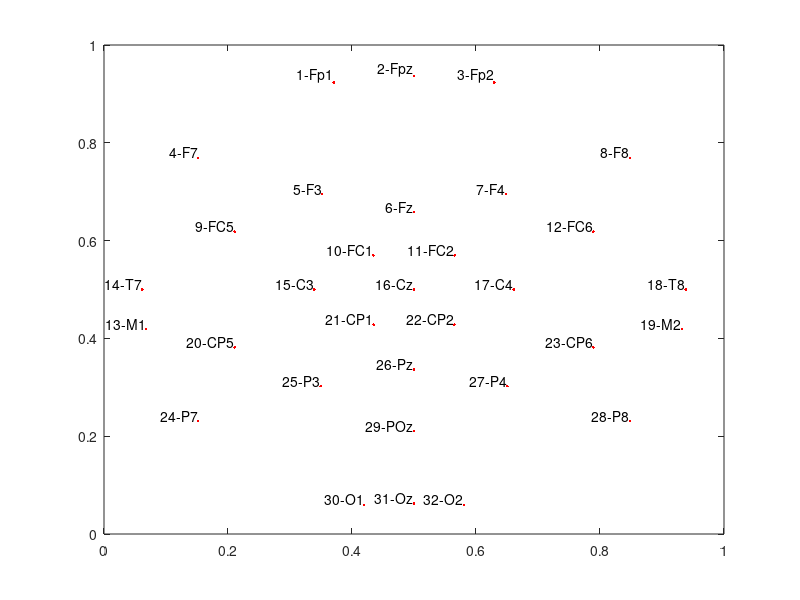

MATLAB code for this plot:
%% TMSi (32 channels)
AllchanNames={'Fp1','Fpz','Fp2','F7','F3','Fz','F4','F8','FC5','FC1','FC2','FC6','M1','T7','C3','Cz','C4','T8','M2','CP5','CP1','CP2','CP6','P7','P3','Pz','P4','P8','POz','O1','Oz','O2'};
% labels = {' 2-Fp1',' 3-Fpz',' 4-Fp2',' 5-F7',' 6-F3',' 7-Fz',' 8-F4',' 9-F8','10-FC5','11-FC1','12-FC2','13-FC6','14-M1','15-T7','16-C3','17-Cz','18-C4','19-T8','20-M2','21-CP5','22-CP1','23-CP2','24-CP6','25-P7','26-P3','27-Pz','28-P4','29-P8','30-POz','31-O1','32-Oz','33-O2'};
labels = {' 1-Fp1',' 2-Fpz',' 3-Fp2',' 4-F7',' 5-F3',' 6-Fz',' 7-F4',' 8-F8','9-FC5','10-FC1','11-FC2','12-FC6','13-M1','14-T7','15-C3','16-Cz','17-C4','18-T8','19-M2','20-CP5','21-CP1','22-CP2','23-CP6','24-P7','25-P3','26-Pz','27-P4','28-P8','29-POz','30-O1','31-Oz','32-O2'};
%% include channel 1 (33 channels)
% AllchanNames={'CREF','Fp1','Fpz','Fp2','F7','F3','Fz','F4','F8','FC5','FC1','FC2','FC6','M1','T7','C3','Cz','C4','T8','M2','CP5','CP1','CP2','CP6','P7','P3','Pz','P4','P8','POz','O1','Oz','O2'};
% labels = {'1-CREF',' 2-Fp1',' 3-Fpz',' 4-Fp2',' 5-F7',' 6-F3',' 7-Fz',' 8-F4',' 9-F8','10-FC5','11-FC1','12-FC2','13-FC6','14-M1','15-T7','16-C3','17-Cz','18-C4','19-T8','20-M2','21-CP5','22-CP1','23-CP2','24-CP6','25-P7','26-P3','27-Pz','28-P4','29-P8','30-POz','31-O1','32-Oz','33-O2'};
%% 3D coordinates of the 33 channels
X=[0.8333,0.94899,0.99585,0.94899,0.58755,0.65354,0.67069,0.65354,0.58755,0.33402,0.35419,0.35419,0.33402,-0.17365,0,0,0,0,0,-0.17365,-0.33402,-0.36228,-0.36228,-0.33402,-0.58755,-0.65747,-0.68225,-0.65747,-0.58755,-0.89101,-0.98006,-0.99613,-0.98006];
Y=[0,0.30834,0,-0.30834,0.80869,0.52922,0,-0.52922,-0.80869,0.87016,0.35419,-0.35419,-0.87016,0.98481,1,0.70041,0,-0.70041,-1,-0.98481,0.87016,0.34985,-0.34985,-0.87016,0.80869,0.53241,0,-0.53241,-0.80869,0,0.1905,0,-0.1905];
Z=[0.4164,0.065926,0.09098,0.065926,0.028271,0.54112,0.74174,0.54112,0.028271,0.36228,0.8655,0.8655,0.36228,0,0,0.71374,1,0.71374,0,0,0.36228,0.86392,0.86392,0.36228,0.028271,0.53317,0.73112,0.53317,0.028271,0.45399,0.056519,0.087851,0.056519];
%% Reduced to 32 channels
X=X(2:33);Y=Y(2:33);Z=Z(2:33);
%% Calculate subplot coordinates for scalp map
% cd /home/zhibin/Documents/GitHub/Motor_cordination/EEGanalysis
% load('coordinates.mat');
% X = [chanlocs128.X];
% Y = [chanlocs128.Y];
% Z = [chanlocs128.Z];
% labels = {'FP1','FPZ','FP2','AF3','AF4','F11','F7','F5','F3','F1','FZ','F2','F4','F6','F8','F12','FT11','FC5','FC3','FC1','FCZ','FC2','FC4','FC6','FT12','T7','C5','C3','C1','CZ','C2','C4','C6','T8','TP7','CP5','CP3','CP1','CPZ','CP2','CP4','CP6','TP8','M1','M2','P7','P5','P3','P1','PZ','P2','P4','P6','P8','PO7','PO3','POZ','PO4','PO8','O1','OZ','O2','CB1','CB2','AFP1','AFP2','AF7','AF5','AFZ','AF6','AF8','AFF5H','AFF3H','AFF1H','AFF2H','AFF4H','AFF6H','F9','F10','FFT7H','FFC5H','FFC3H','FFC1H','FFC2H','FFC4H','FFC6H','FFT8H','FT9','FT7','FT8','FT10','FTT7H','FCC5H','FCC3H','FCC1H','FCC2H','FCC4H','FCC6H','FTT8H','TTP7H','CCP5H','CCP3H','CCP1H','CCP2H','CCP4H','CCP6H','TTP8H','TPP7H','CPP5H','CPP3H','CPP1H','CPP2H','CPP4H','CPP6H','TPP8H','P9','P10','PPO3H','PPO1H','PPO2H','PPO4H','PO9','PO5','PO1','PO2','PO6','PO10','CBZ'};
% labels = {'1-FP1', '2-FPZ', '3-FP2', '4-AF3', '5-AF4', '6-F11', '7-F7', '8-F5', '9-F3', '10-F1', '11-FZ', '12-F2', '13-F4', '14-F6', '15-F8', '16-F12', '17-FT11', '18-FC5', '19-FC3', '20-FC1', '21-FCZ', '22-FC2', '23-FC4', '24-FC6', '25-FT12', '26-T7', '27-C5', '28-C3', '29-C1', '30-CZ', '31-C2', '32-C4', '33-C6', '34-T8', '35-TP7', '36-CP5', '37-CP3', '38-CP1', '39-CPZ', '40-CP2', '41-CP4', '42-CP6', '43-TP8', '44-M1', '45-M2', '46-P7', '47-P5', '48-P3', '49-P1', '50-PZ', '51-P2', '52-P4', '53-P6', '54-P8', '55-PO7', '56-PO3', '57-POZ', '58-PO4', '59-PO8', '60-O1', '61-OZ', '62-O2', '63-CB1', '64-CB2', '65-AFP1', '66-AFP2', '67-AF7', '68-AF5', '69-AFZ', '70-AF6', '71-AF8', '72-AFF5H', '73-AFF3H', '74-AFF1H', '75-AFF2H', '76-AFF4H', '77-AFF6H', '78-F9', '79-F10', '80-FFT7H', '81-FFC5H', '82-FFC3H', '83-FFC1H', '84-FFC2H', '85-FFC4H', '86-FFC6H', '87-FFT8H', '88-FT9', '89-FT7', '90-FT8', '91-FT10', '92-FTT7H', '93-FCC5H', '94-FCC3H', '95-FCC1H', '96-FCC2H', '97-FCC4H', '98-FCC6H', '99-FTT8H', '100-TTP7H', '101-CCP5H', '102-CCP3H', '103-CCP1H', '104-CCP2H', '105-CCP4H', '106-CCP6H', '107-TTP8H', '108-TPP7H', '109-CPP5H', '110-CPP3H', '111-CPP1H', '112-CPP2H', '113-CPP4H', '114-CPP6H', '115-TPP8H', '116-P9', '117-P10', '118-PPO3H', '119-PPO1H', '120-PPO2H', '121-PPO4H', '122-PO9', '123-PO5', '124-PO1', '125-PO2', '126-PO6', '127-PO10', '128-CBZ'};

sort(Z) %just to examine
ZZ=((max(Z)-min(Z))*1.5-(Z-min(Z)))./((max(Z)-min(Z))*1.5); %Make higher Z smaller fraction
sort(ZZ) %just to examine

XXPLOT=(10*Y)*0.95;
YYPLOT=(10*X)*0.8;

XXPLOT=XXPLOT.*ZZ;
YYPLOT=YYPLOT.*ZZ;

XXPLOT=-1*XXPLOT;
YYPLOT=YYPLOT;

XXPLOT=XXPLOT*0.6;
YYPLOT=YYPLOT*0.7;

% adjust to [0 1]
XXPLOT=XXPLOT/13+0.5;
YYPLOT=YYPLOT/12+0.5;

figure('units','normalized','outerposition',[0 0 1 1]);
plot(XXPLOT,YYPLOT,'r.');

% labels = {'FP1','FPZ','FP2','AF3','AF4','F11','F7','F5','F3','F1','FZ','F2','F4','F6','F8','F12','FT11','FC5','FC3','FC1','FCZ','FC2','FC4','FC6','FT12','T7','C5','C3','C1','CZ','C2','C4','C6','T8','TP7','CP5','CP3','CP1','CPZ','CP2','CP4','CP6','TP8','M1','M2','P7','P5','P3','P1','PZ','P2','P4','P6','P8','PO7','PO3','POZ','PO4','PO8','O1','OZ','O2','CB1','CB2','AFP1','AFP2','AF7','AF5','AFZ','AF6','AF8','AFF5H','AFF3H','AFF1H','AFF2H','AFF4H','AFF6H','F9','F10','FFT7H','FFC5H','FFC3H','FFC1H','FFC2H','FFC4H','FFC6H','FFT8H','FT9','FT7','FT8','FT10','FTT7H','FCC5H','FCC3H','FCC1H','FCC2H','FCC4H','FCC6H','FTT8H','TTP7H','CCP5H','CCP3H','CCP1H','CCP2H','CCP4H','CCP6H','TTP8H','TPP7H','CPP5H','CPP3H','CPP1H','CPP2H','CPP4H','CPP6H','TPP8H','P9','P10','PPO3H','PPO1H','PPO2H','PPO4H','PO9','PO5','PO1','PO2','PO6','PO10','CBZ'};;
text(XXPLOT,YYPLOT,labels,'VerticalAlignment','bottom','HorizontalAlignment','right');
%%
